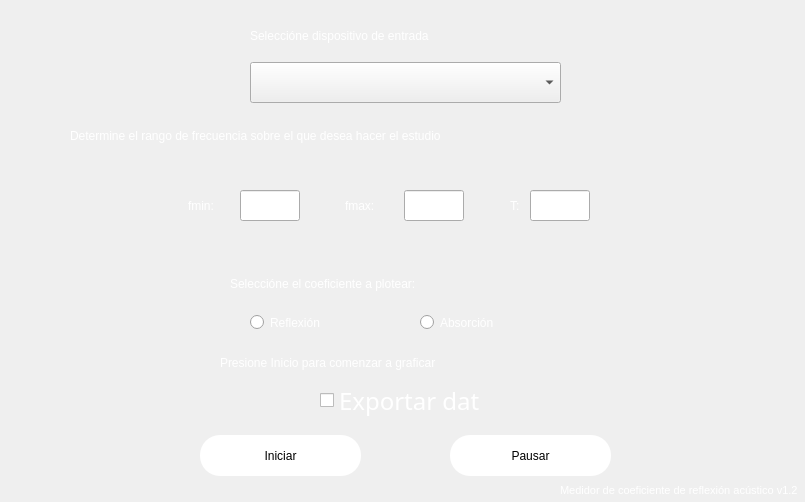
<?xml version="1.0" encoding="UTF-8"?>
<ui version="4.0">
 <class>Dialog</class>
 <widget class="QDialog" name="Dialog">
  <property name="geometry">
   <rect>
    <x>0</x>
    <y>0</y>
    <width>805</width>
    <height>502</height>
   </rect>
  </property>
  <property name="windowTitle">
   <string>Dialog</string>
  </property>
  <widget class="QWidget" name="widget" native="true">
   <property name="geometry">
    <rect>
     <x>0</x>
     <y>0</y>
     <width>800</width>
     <height>421</height>
    </rect>
   </property>
   <property name="styleSheet">
    <string notr="true">background: url(:/path/to-your-resource.png)</string>
   </property>
   <widget class="QLabel" name="title3Label">
    <property name="geometry">
     <rect>
      <x>220</x>
      <y>337</y>
      <width>381</width>
      <height>51</height>
     </rect>
    </property>
    <property name="styleSheet">
     <string notr="true">font: 18pt &quot;Bahnschrift SemiLight SemiConde&quot;;
color: rgb(255, 255, 255);</string>
    </property>
    <property name="text">
     <string>Presione Inicio para comenzar a graficar</string>
    </property>
   </widget>
   <widget class="QLabel" name="title1Label">
    <property name="geometry">
     <rect>
      <x>70</x>
      <y>110</y>
      <width>661</width>
      <height>51</height>
     </rect>
    </property>
    <property name="styleSheet">
     <string notr="true">font: 18pt &quot;Bahnschrift SemiLight SemiConde&quot;;
color: rgb(255, 255, 255);
</string>
    </property>
    <property name="text">
     <string>Determine el rango de frecuencia sobre el que desea hacer el estudio</string>
    </property>
   </widget>
   <widget class="QLabel" name="fmax_label">
    <property name="geometry">
     <rect>
      <x>345</x>
      <y>180</y>
      <width>51</width>
      <height>51</height>
     </rect>
    </property>
    <property name="styleSheet">
     <string notr="true">font: 18pt &quot;Bahnschrift SemiLight SemiConde&quot;;
color: rgb(255, 255, 255);</string>
    </property>
    <property name="text">
     <string>fmax:</string>
    </property>
   </widget>
   <widget class="QLabel" name="fmin_label">
    <property name="geometry">
     <rect>
      <x>188</x>
      <y>180</y>
      <width>51</width>
      <height>51</height>
     </rect>
    </property>
    <property name="styleSheet">
     <string notr="true">font: 18pt &quot;Bahnschrift SemiLight SemiConde&quot;;
color: rgb(255, 255, 255);
</string>
    </property>
    <property name="text">
     <string>fmin:</string>
    </property>
   </widget>
   <widget class="QLabel" name="title2Label">
    <property name="geometry">
     <rect>
      <x>230</x>
      <y>263</y>
      <width>341</width>
      <height>41</height>
     </rect>
    </property>
    <property name="styleSheet">
     <string notr="true">color: rgb(255, 255, 255);
font: 18pt &quot;Bahnschrift SemiLight SemiConde&quot;;
</string>
    </property>
    <property name="text">
     <string>Seleccióne el coeficiente a plotear:</string>
    </property>
   </widget>
   <widget class="QRadioButton" name="radio_butt_ref">
    <property name="geometry">
     <rect>
      <x>250</x>
      <y>307</y>
      <width>111</width>
      <height>31</height>
     </rect>
    </property>
    <property name="styleSheet">
     <string notr="true">color: rgb(255, 255, 255);
font: 18pt &quot;Bahnschrift SemiLight SemiConde&quot;;</string>
    </property>
    <property name="text">
     <string>Reflexión</string>
    </property>
    <attribute name="buttonGroup">
     <string notr="true">bG</string>
    </attribute>
   </widget>
   <widget class="QRadioButton" name="radio_butt_abs">
    <property name="geometry">
     <rect>
      <x>420</x>
      <y>307</y>
      <width>111</width>
      <height>31</height>
     </rect>
    </property>
    <property name="styleSheet">
     <string notr="true">color: rgb(255, 255, 255);
font: 18pt &quot;Bahnschrift SemiLight SemiConde&quot;;</string>
    </property>
    <property name="text">
     <string>Absorción</string>
    </property>
    <attribute name="buttonGroup">
     <string notr="true">bG</string>
    </attribute>
   </widget>
   <widget class="QLineEdit" name="f_min">
    <property name="geometry">
     <rect>
      <x>240</x>
      <y>190</y>
      <width>60</width>
      <height>31</height>
     </rect>
    </property>
    <property name="font">
     <font>
      <pointsize>11</pointsize>
     </font>
    </property>
   </widget>
   <widget class="QLineEdit" name="f_max">
    <property name="geometry">
     <rect>
      <x>404</x>
      <y>190</y>
      <width>60</width>
      <height>31</height>
     </rect>
    </property>
    <property name="font">
     <font>
      <pointsize>11</pointsize>
     </font>
    </property>
   </widget>
   <widget class="QLabel" name="img_label">
    <property name="geometry">
     <rect>
      <x>0</x>
      <y>0</y>
      <width>801</width>
      <height>500</height>
     </rect>
    </property>
    <property name="autoFillBackground">
     <bool>false</bool>
    </property>
    <property name="styleSheet">
     <string notr="true">background-image: url(:/newPrefix/Desktop/6227655df1c74.jpg);</string>
    </property>
    <property name="text">
     <string/>
    </property>
    <property name="pixmap">
     <pixmap>:/newPrefix/Desktop/6227655df1c74.jpg</pixmap>
    </property>
    <property name="scaledContents">
     <bool>true</bool>
    </property>
   </widget>
   <widget class="QLabel" name="title1Label_2">
    <property name="geometry">
     <rect>
      <x>250</x>
      <y>10</y>
      <width>331</width>
      <height>51</height>
     </rect>
    </property>
    <property name="styleSheet">
     <string notr="true">font: 18pt &quot;Bahnschrift SemiLight SemiConde&quot;;
color: rgb(255, 255, 255);
</string>
    </property>
    <property name="text">
     <string>Seleccióne dispositivo de entrada</string>
    </property>
   </widget>
   <widget class="QComboBox" name="comboBox">
    <property name="geometry">
     <rect>
      <x>250</x>
      <y>62</y>
      <width>311</width>
      <height>41</height>
     </rect>
    </property>
    <property name="font">
     <font>
      <pointsize>11</pointsize>
     </font>
    </property>
   </widget>
   <widget class="QCheckBox" name="export_cb">
    <property name="geometry">
     <rect>
      <x>320</x>
      <y>385</y>
      <width>161</width>
      <height>31</height>
     </rect>
    </property>
    <property name="font">
     <font>
      <family>Bahnschrift SemiLight SemiConde</family>
      <pointsize>18</pointsize>
      <weight>50</weight>
      <italic>false</italic>
      <bold>false</bold>
     </font>
    </property>
    <property name="styleSheet">
     <string notr="true">font: 18pt &quot;Bahnschrift SemiLight SemiConde&quot;;
color: rgb(255, 255, 255);</string>
    </property>
    <property name="text">
     <string>Exportar data</string>
    </property>
    <property name="iconSize">
     <size>
      <width>20</width>
      <height>20</height>
     </size>
    </property>
    <property name="checkable">
     <bool>true</bool>
    </property>
   </widget>
   <widget class="QLabel" name="t_label">
    <property name="geometry">
     <rect>
      <x>510</x>
      <y>180</y>
      <width>31</width>
      <height>51</height>
     </rect>
    </property>
    <property name="styleSheet">
     <string notr="true">font: 18pt &quot;Bahnschrift SemiLight SemiConde&quot;;
color: rgb(255, 255, 255);</string>
    </property>
    <property name="text">
     <string>T:</string>
    </property>
   </widget>
   <widget class="QLineEdit" name="t_sample">
    <property name="geometry">
     <rect>
      <x>530</x>
      <y>190</y>
      <width>60</width>
      <height>31</height>
     </rect>
    </property>
    <property name="font">
     <font>
      <pointsize>11</pointsize>
     </font>
    </property>
   </widget>
   <zorder>img_label</zorder>
   <zorder>title3Label</zorder>
   <zorder>title1Label</zorder>
   <zorder>fmax_label</zorder>
   <zorder>fmin_label</zorder>
   <zorder>title2Label</zorder>
   <zorder>radio_butt_ref</zorder>
   <zorder>radio_butt_abs</zorder>
   <zorder>f_min</zorder>
   <zorder>f_max</zorder>
   <zorder>title1Label_2</zorder>
   <zorder>comboBox</zorder>
   <zorder>export_cb</zorder>
   <zorder>t_label</zorder>
   <zorder>t_sample</zorder>
  </widget>
  <widget class="QLabel" name="versionLabel">
   <property name="geometry">
    <rect>
     <x>560</x>
     <y>480</y>
     <width>241</width>
     <height>21</height>
    </rect>
   </property>
   <property name="font">
    <font>
     <family>MS Shell Dlg 2</family>
     <pointsize>8</pointsize>
     <weight>50</weight>
     <italic>false</italic>
     <bold>false</bold>
    </font>
   </property>
   <property name="styleSheet">
    <string notr="true">font: 8pt &quot;MS Shell Dlg 2&quot;;
color: rgb(255, 255, 255);</string>
   </property>
   <property name="text">
    <string>Medidor de coeficiente de reflexión acústico v1.2 </string>
   </property>
  </widget>
  <widget class="QPushButton" name="start_button">
   <property name="geometry">
    <rect>
     <x>200</x>
     <y>435</y>
     <width>161</width>
     <height>41</height>
    </rect>
   </property>
   <property name="styleSheet">
    <string notr="true">border-radius:20px;
background-color: qlineargradient(spread:pad, x1:0.516727, y1:0, x2:0.545, y2:1, stop:0 rgba(0, 0, 0, 255), stop:1 rgba(255, 255, 255, 255));
font: 14pt &quot;MS Shell Dlg 2&quot;;
background-color: rgb(255, 255, 255);</string>
   </property>
   <property name="text">
    <string>Iniciar</string>
   </property>
  </widget>
  <widget class="QPushButton" name="pause_button">
   <property name="geometry">
    <rect>
     <x>450</x>
     <y>435</y>
     <width>161</width>
     <height>41</height>
    </rect>
   </property>
   <property name="styleSheet">
    <string notr="true">border-radius:20px;
background-color: qlineargradient(spread:pad, x1:0.516727, y1:0, x2:0.545, y2:1, stop:0 rgba(0, 0, 0, 255), stop:1 rgba(255, 255, 255, 255));
font: 14pt &quot;MS Shell Dlg 2&quot;;
background-color: rgb(255, 255, 255);</string>
   </property>
   <property name="text">
    <string>Pausar</string>
   </property>
  </widget>
 </widget>
 <resources>
  <include location="test.qrc"/>
 </resources>
 <connections/>
 <buttongroups>
  <buttongroup name="bG"/>
 </buttongroups>
</ui>
